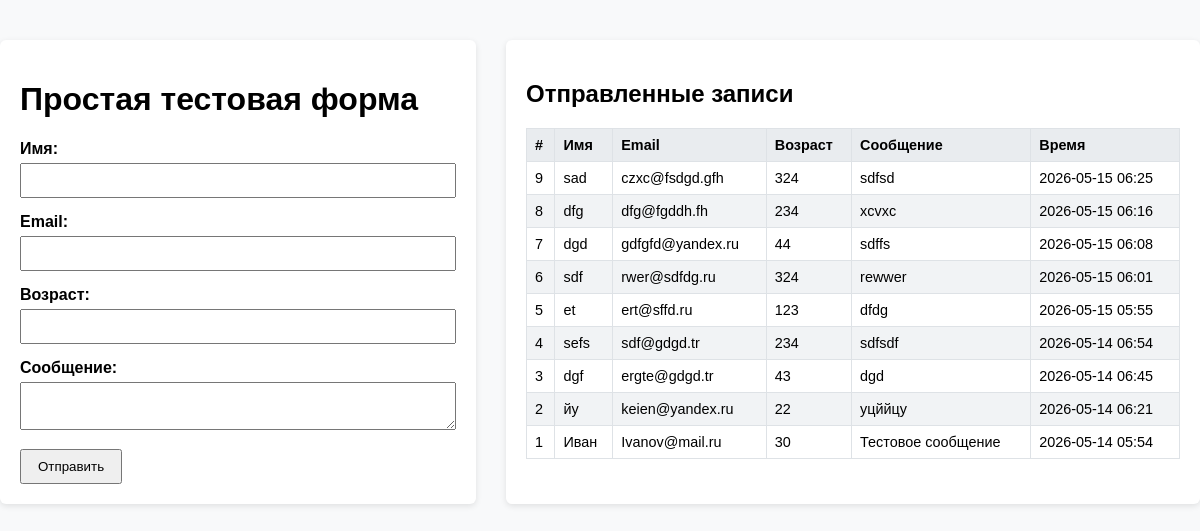
The page / on the database its author committed.
### models.py (models this page shows)
class UserForm(Base):
    __tablename__ = "user_forms"
    id = Column(Integer, primary_key=True, index=True)
    username = Column(String, index=True)
    email = Column(String, unique=True, index=True)
    age = Column(Integer, nullable=True)
    message = Column(String, nullable=True)
    created_at = Column(DateTime, default=datetime.utcnow)

### main.py (the view)
@app.get("/", response_class=HTMLResponse)
async def home(request: Request, db: Session = Depends(get_db)):
    rows = db.query(UserForm).order_by(UserForm.id.desc()).all()
    return templates.TemplateResponse(
        "form.html",
        {"request": request, "rows": rows},
    )

### templates/form.html (shortened to what this page needs)
<!DOCTYPE html>
<html lang="ru">
<head>
    <link rel="stylesheet" href="/static/style.css">
</head>
<body>
<div class="wrapper">
    <div class="left">
        <h1>Простая тестовая форма</h1>
        <form method="POST" action="/submit">
            <div>
                <label>Имя:</label>
                <input type="text" name="username" required>
            </div>
            <div>
                <label>Email:</label>
                <input type="email" name="email" required>
            </div>
            <div>
                <label>Возраст:</label>
                <input type="number" name="age">
            </div>
            <div>
                <label>Сообщение:</label>
                <textarea name="message"></textarea>
            </div>
            <button type="submit">Отправить</button>
        </form>
    </div>
    <div class="right">
        <h2>Отправленные записи</h2>
        {% if rows|length == 0 %}
            <p>Пока ничего не отправлено.</p>
        {% else %}
            <table>
                <thead>
                <tr>
                    <th>#</th>
                    <th>Имя</th>
                    <th>Email</th>
                    <th>Возраст</th>
                    <th>Сообщение</th>
                    <th>Время</th>
                </tr>
                </thead>
                <tbody>
                {% for r in rows %}
                    <tr>
                        <td>{{ r.id }}</td>
                        <td>{{ r.username }}</td>
                        <td>{{ r.email }}</td>
                        <td>{{ r.age or '' }}</td>
                        <td>{{ r.message or '' }}</td>
                        <td>{{ r.created_at.strftime('%Y-%m-%d %H:%M') }}</td>
                    </tr>
                {% endfor %}
                </tbody>
            </table>
        {% endif %}
    </div>
</div>
</body>
</html>

### static/style.css (style rules this page uses)
body { font-family: Arial, sans-serif; margin: 0; padding: 0; background: #f8f9fa; }
.wrapper { display: flex; max-width: 1200px; margin: 40px auto; gap: 30px; }
.left { flex: 1; background: #fff; padding: 20px; border-radius: 6px; box-shadow: 0 2px 6px rgba(0,0,0,0.1); }
.right { flex: 1.5; background: #fff; padding: 20px; border-radius: 6px; box-shadow: 0 2px 6px rgba(0,0,0,0.1); overflow-x: auto; }
.left div { margin-bottom: 15px; }
.left label { display: block; font-weight: bold; margin-bottom: 5px; }
.left input, .left textarea { width: 100%; padding: 8px; box-sizing: border-box; }
.left button { padding: 8px 16px; cursor: pointer; }
table { width: 100%; border-collapse: collapse; font-size: 0.9rem; }
th, td { border: 1px solid #dee2e6; padding: 8px; text-align: left; }
th { background: #e9ecef; }
tbody tr:nth-child(even) { background: #f1f3f5; }

### rows shown on the page
UserForm: id "9", username "sad", email "czxc@fsdgd.gfh", age "324", message "sdfsd", created_at "2026-05-15 06:25"
UserForm: id "8", username "dfg", email "dfg@fgddh.fh", age "234", message "xcvxc", created_at "2026-05-15 06:16"
UserForm: id "7", username "dgd", email "gdfgfd@yandex.ru", age "44", message "sdffs", created_at "2026-05-15 06:08"
UserForm: id "6", username "sdf", email "rwer@sdfdg.ru", age "324", message "rewwer", created_at "2026-05-15 06:01"
UserForm: id "5", username "et", email "ert@sffd.ru", age "123", message "dfdg", created_at "2026-05-15 05:55"
UserForm: id "4", username "sefs", email "sdf@gdgd.tr", age "234", message "sdfsdf", created_at "2026-05-14 06:54"
UserForm: id "3", username "dgf", email "ergte@gdgd.tr", age "43", message "dgd", created_at "2026-05-14 06:45"
UserForm: id "2", username "йу", email "keien@yandex.ru", age "22", message "уцййцу", created_at "2026-05-14 06:21"
UserForm: id "1", username "Иван", email "Ivanov@mail.ru", age "30", message "Тестовое сообщение", created_at "2026-05-14 05:54"
